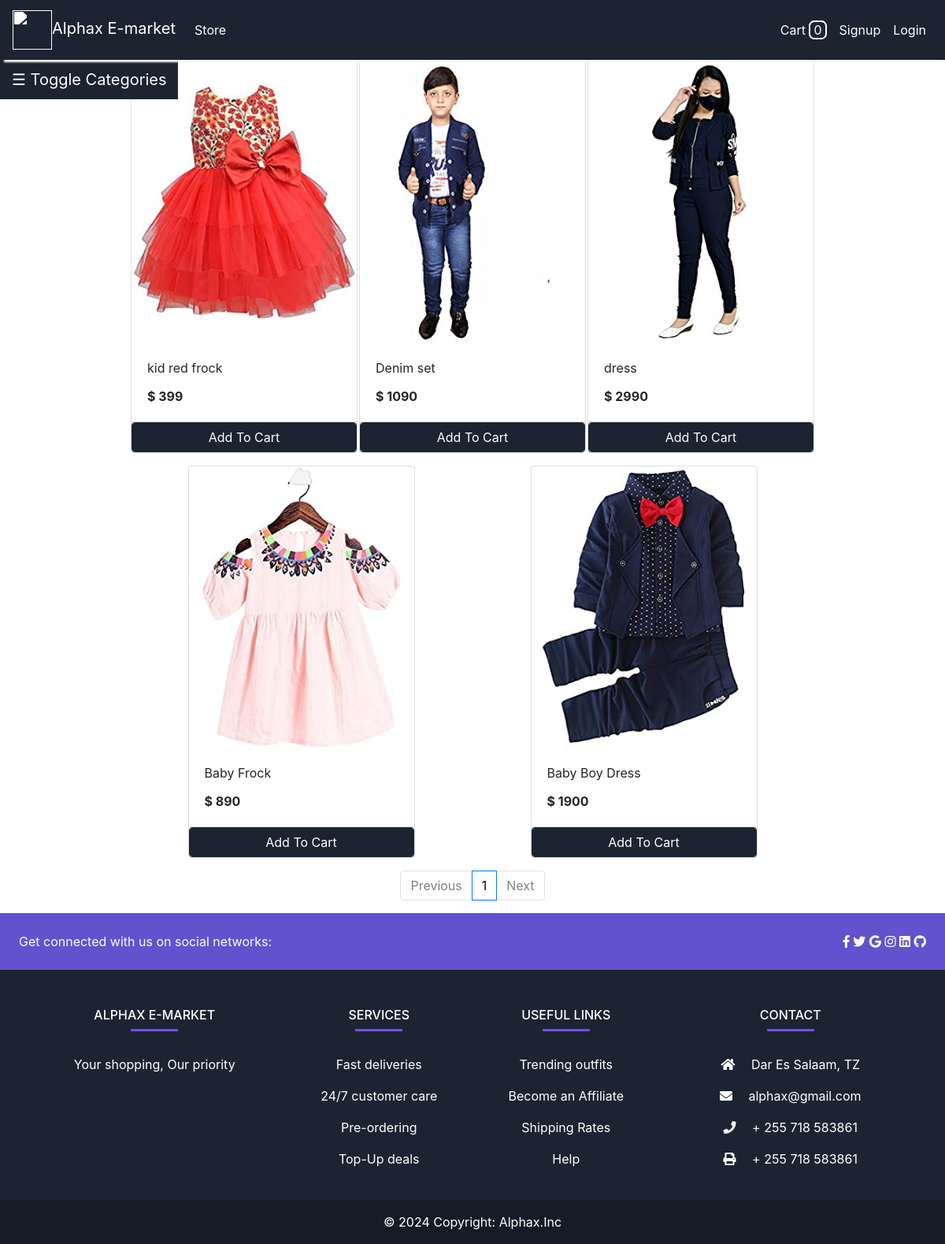
Screenshot of /store?category=24 with the database file from the repository.
### store/models/product.py (models this page shows, shortened)
class Products(models.Model):
    name = models.CharField(max_length=60)
    price= models.IntegerField(default=0)
    category= models.ForeignKey(Category,on_delete=models.CASCADE,default=1 )
    description= models.CharField(max_length=250, default='', blank=True, null= True)
    image= models.ImageField(upload_to='store/static/uploads/products/')
    @staticmethod
    def get_all_products_by_categoryid(category_id):
        if category_id:
            return Products.objects.filter (category=category_id)
        else:
            return Products.get_all_products()

### store/views/home.py (the view)
# urls.py: path('' , include('store.urls'))
def store(request):
    cart = request.session.get('cart')
    if not cart:
        request.session['cart'] = {}
    products = None
    categories = Category.get_all_categories()
    categoryID = request.GET.get('category')
    if categoryID:
        products = Products.get_all_products_by_categoryid(categoryID)
    else:
        products = Products.get_all_products();
    data = {}
    data['categories'] = categories
    '''
        Pagination variables
    '''
    paginator = Paginator(products, 12)
    page_number = request.GET.get('page')
    page_obj = paginator.get_page(page_number)
    products = page_obj
    data['products'] = products
    print('you are : ', request.session.get('email'))
    return render(request, 'index.html', data)

### store/models/category.py (called while the page is built)
    @staticmethod
    def get_all_categories():
        return Category.objects.all()

### store/templatetags/cart.py (called while the page is built)
@register.filter (name='is_in_cart')
def is_in_cart(product, cart):
    keys = cart.keys ()
    for id in keys:
        if int (id) == product.id:
            return True
    return False

### store/templatetags/custom_filter.py (called while the page is built)
@register.filter(name='currency')
def currency(number):
    return "$ "+str(number)

### store/templates/index.html (shortened to what this page needs)
{% extends 'base.html' %}
{% block content %}
{% load cart %}
{% load custom_filter %}
<div class="container-fluid">
	<div class="row">
		<button class="openbtn" onclick="toggleNav()">☰ Toggle Categories</button>
		<div id='products' class="col-lg-9 mx-auto">
			<div class="row mx-auto">
				{% for product in products %}
				<div class="card mx-auto mb-3" id={{product.id}} style="width: 18rem;">
					<img class="card-img-top" src="{{product.image.url}}" alt="Card image cap">
					<div class="card-body">
						<p class="card-title">{{product.name}}</p>
						<p class="card-text"><b>{{product.price|currency}}</b></p>
					</div>
					<div class="card-footer p-0 no-gutters">
						{% if product|is_in_cart:request.session.cart %}
						<div class="row no-gutters">
							<form action="/#{{product.id}}" class="col-2 " method="post">
								{% csrf_token %}
								<input hidden type="text" name='product' value='{{product.id}}'>
								<input hidden type="text" name='remove' value='True'>
								<input type="submit" value=" - " class="btn btn-block btn-danger border-right">
							</form>
							<div class="text-center col btn btn-custom">{{product|cart_quantity:request.session.cart}} in Cart</div>
							<form action="/#{{product.id}}" class="col-2 " method="post">
								{% csrf_token %}
								<input hidden type="text" name='product' value='{{product.id}}'>
								<input type="submit" value=" + " class="btn btn-block btn-success border-left">
							</form>
						</div>
						{% else %}
						<form action="/#{{product.id}}" method="POST" class="btn-block">
							<input type="submit" class="float-right btn btn-custom form-control"
								value="Add To Cart">
						</form>
						{% endif %}
					</div>
				</div>
				{% endfor %}
			</div>
		</div>
	</div>
</div>
<nav aria-label="Page navigation example">
	<ul class="pagination justify-content-center custom-pagination">
	  {% if products.has_previous %}
		<li class="page-item">
		  <a class="page-link" href="?page={{ products.previous_page_number }}">Previous</a>
		</li>
	  {% else %}
		<li class="page-item disabled">
		  <a class="page-link" href="#" tabindex="-1" aria-disabled="True">Previous</a>
		</li>
	  {% endif %}
	  {% for i in products.paginator.page_range %}
		{% if products.number == i %}
		  <li class="page-item active" aria-current="page">
			<span class="page-link">
			  {{ i }}
			</span>
		  </li>
		{% else %}
		  <li class="page-item"><a class="page-link" href="?page={{ i }}">{{ i }}</a></li>
		{% endif %}
	  {% endfor %}
	  {% if products.has_next %}
		<li class="page-item">
		  <a class="page-link" href="?page={{ products.next_page_number }}">Next</a>
		</li>
	  {% else %}
		<li class="page-item disabled">
		  <a class="page-link" href="#" tabindex="-1" aria-disabled="True">Next</a>
		</li>
	  {% endif %}
	</ul>
  </nav>
{% endblock %}

### store/static/store/css/style.css (style rules this page uses)
.openbtn { position: fixed; font-size: 20px; cursor: pointer; background-color: #1c2331; color: white; padding: 10px 15px; border: none; z-index: 1; }
.btn-custom { background-color: #1c2331; color: white; border-color: #1c2331; }
.custom-pagination .page-link { background-color: #1c2331; color: white; }
.custom-pagination .page-item.active .page-link { background-color: white; color: #0c0414; }
.custom-pagination .page-item.disabled .page-link { color: gray; }

### rows the page displays
Products: image (picture), name "kid red frock", price "$ 399"
Products: image (picture), name "Denim set", price "$ 1090"
Products: image (picture), name "dress", price "$ 2990"
Products: image (picture), name "Baby Frock", price "$ 890"
Products: image (picture), name "Baby Boy Dress", price "$ 1900"

### other values shown
{{ request.session.cart.keys|length }} "0"
{{ i }} "1"
